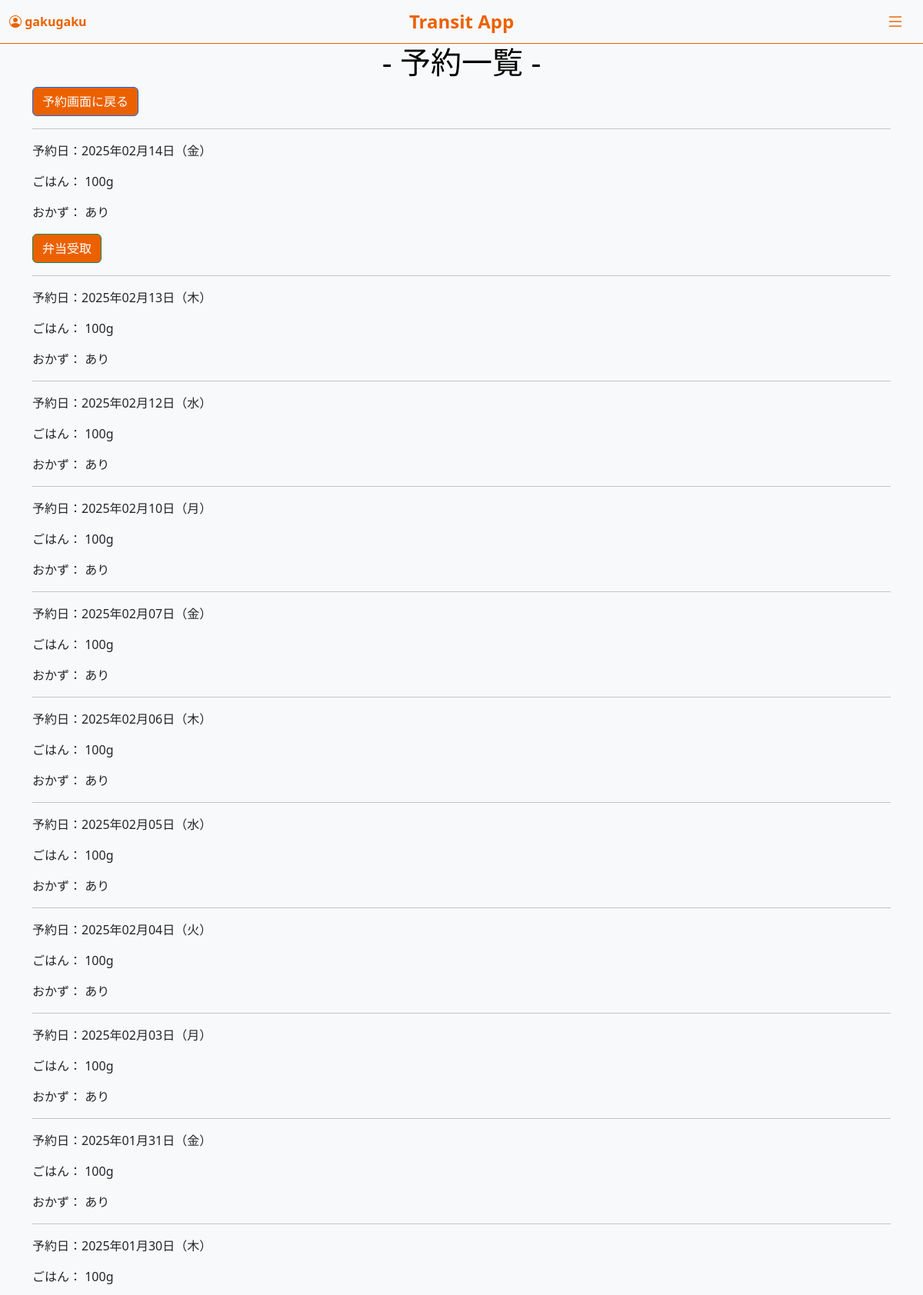
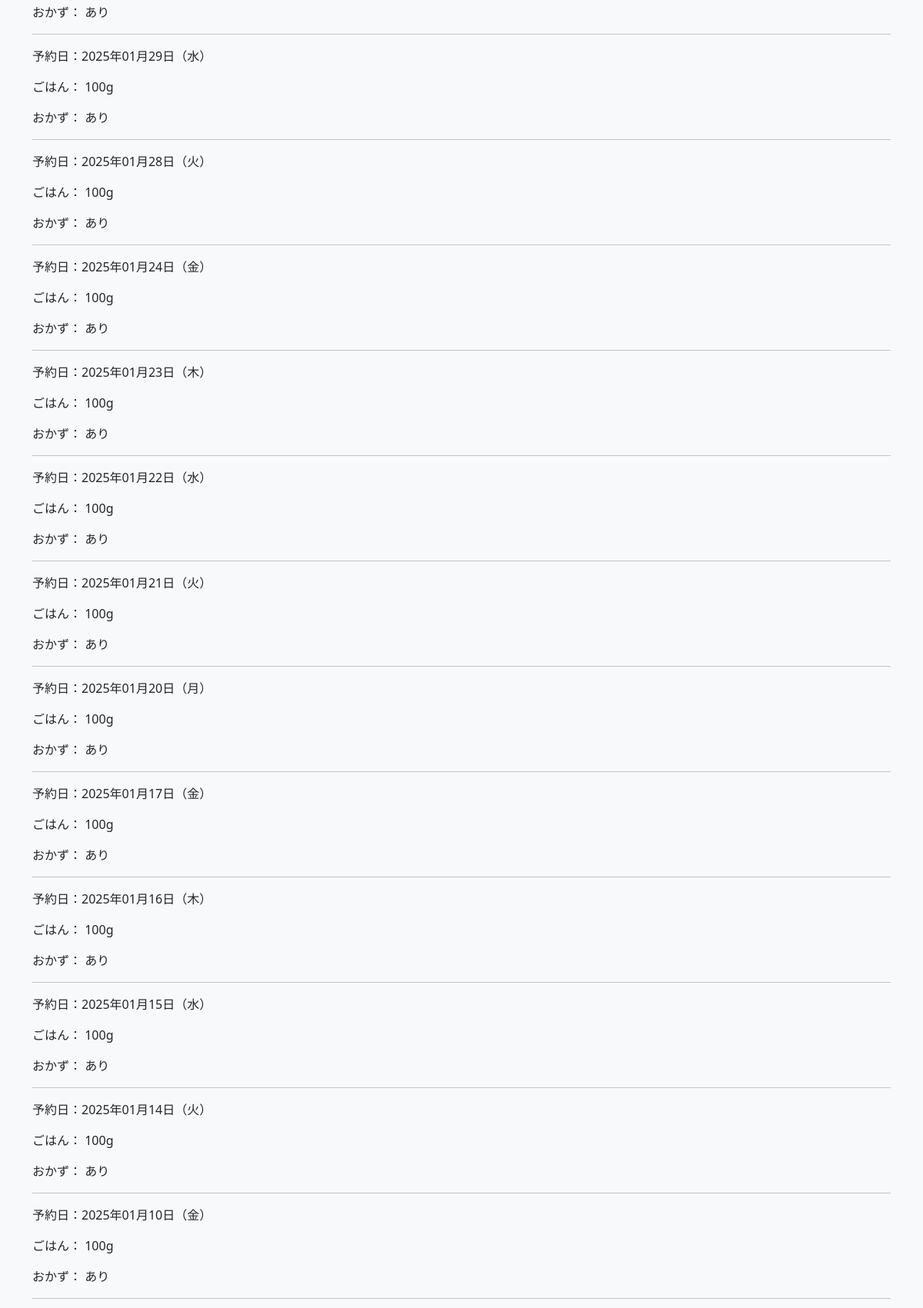
The page /reservation_list/ (signed in, upper part) on the database its author committed (2 pictures, top to bottom).
### accounts/models.py (models this page shows, shortened)
class BentoReservation(models.Model):
    user = models.ForeignKey(User, on_delete=models.CASCADE, related_name='reservations', verbose_name='予約者')
    reservation_date = models.DateField(verbose_name='予約日')
    side_dish = models.BooleanField(default=False, verbose_name='おかず')
    rice = models.BooleanField(default=False, verbose_name='ごはん')
    rice_gram = models.IntegerField(null=True, blank=True, verbose_name='グラム数')
    received = models.BooleanField(default=False)
    memo = models.TextField(blank=True, null=True)
    transfer_user = models.ForeignKey(User, on_delete=models.SET_NULL, null=True, blank=True, related_name='transferred_reservations', verbose_name='振替先')
    original_user = models.ForeignKey(User, on_delete=models.SET_NULL, null=True, blank=True, related_name='original_reservations', verbose_name='振替元')
    created_at = models.DateTimeField(auto_now_add=True, null=True)  # null=True を追加
    @property
    def can_cancel(self):
        cancel_deadline = self.reservation_date - timedelta(days=1)
        cancel_deadline_time = timezone.make_aware(datetime.combine(cancel_deadline, time(15, 0, 0)))
        return timezone.now() < cancel_deadline_time
    class Meta:
        verbose_name = "弁当予約"
        verbose_name_plural = "弁当予約一覧"

### accounts/views.py (the view)
# urls.py: path('reservation_list/', views.reservation_list, name='reservation_list'),
@login_required
def reservation_list(request):
    start_date = request.GET.get('start_date')
    end_date = request.GET.get('end_date')
    today = timezone.localdate()  # 現在の日付を取得
    reservations = BentoReservation.objects.filter(user=request.user)
    if start_date:
        reservations = reservations.filter(reservation_date__gte=start_date)
    if end_date:
        reservations = reservations.filter(reservation_date__lte=end_date)
    reservations = reservations.order_by('-reservation_date')
    return render(request, 'accounts/reservation_list.html', {
        'reservations': reservations,
        'start_date': start_date,
        'end_date': end_date,
        'today': today,  # テンプレートに渡す
    })

### accounts/templates/accounts/reservation_list.html (shortened to what this page needs)
{% extends "accounts/base.html" %}
{% block content %}
<h1 class="text-center">- 予約一覧 -</h1>
<a href="{% url 'bento_reservation' %}" class="btn btn-primary">予約画面に戻る</a>
<div class="reservation-cards">
    {% for reservation in reservations %}
        <hr>
        <p>予約日：{{ reservation.reservation_date|date:"Y年m月d日（D）" }}</p>
        <div class="reservation-content">
            <p>ごはん：{% if reservation.rice %} {{ reservation.rice_gram }}g {% else %}なし{% endif %}</p>
            <p>おかず：{% if reservation.side_dish %} あり {% else %}なし{% endif %}</p>
        </div>
        {% if reservation.reservation_date == today %}
            {% if not reservation.received %}
                <form method="POST" action="{% url 'receive_bento' reservation.id %}">
                    <button type="submit" class="btn btn-success">弁当受取</button>
                </form>
            {% else %}
                <p class="text-success">受け取り済</p>
            {% endif %}
        {% endif %}
    {% endfor %}
</div>
{% endblock %}

### accounts/templates/accounts/base.html (shortened to what this page needs)
<!DOCTYPE html>
<html lang="ja">
<head>
    <link href="https://cdn.jsdelivr.net/npm/bootstrap@5.3.0/dist/css/bootstrap.min.css" rel="stylesheet">
    <link href="https://cdn.jsdelivr.net/npm/bootstrap-icons/font/bootstrap-icons.css" rel="stylesheet">
</head>
<body>
    <nav class="navbar navbar-light">
        <div class="container-fluid">
            {% if user.is_authenticated %}
                <span class="navbar-text">
                    <i class="bi bi-person-circle"></i> <strong>{{ user.username }}</strong>
                </span>
            {% else %}
                <a href="{% url 'login' %}" class="navbar-text">ログイン</a>
            {% endif %}
            <div class="navbar-brand">Transit App</div>
            <button class="navbar-toggler" type="button" data-bs-toggle="offcanvas" data-bs-target="#offcanvasMenu" aria-controls="offcanvasMenu">
                <i class="bi bi-list"></i>
            </button>
        </div>
    </nav>
    <div class="container">
        {% block content %}
        {% endblock content %}
    </div>
</body>
</html>

### accounts/templates/accounts/base.html (style rules this page uses)
body { background-color: #f8f9fa; }
.navbar { background-color: transparent; border-bottom: 1px solid #eb6100; justify-content: center; }
.navbar-text { margin-right: auto; color: #EB6100; font-size: 16px; }
.navbar-brand { color: #EB6100; font-size: 24px; font-weight: bold; position: absolute; left: 50%; transform: translateX(-50%); }
.navbar-toggler { border: none; margin-left: auto; outline: none; box-shadow: none; }
.navbar-toggler i { font-size: 24px; color: #EB6100; }
.text-center { color: #000000; }
.btn { background-color: #EB6100; color: white; }

### rows shown on the page
BentoReservation: reservation_date "2025年02月14日（金）", rice_gram "100", side_dish "あり", received "弁当受取"
BentoReservation: reservation_date "2025年02月13日（木）", rice_gram "100", side_dish "あり"
BentoReservation: reservation_date "2025年02月12日（水）", rice_gram "100", side_dish "あり"
BentoReservation: reservation_date "2025年02月10日（月）", rice_gram "100", side_dish "あり"
BentoReservation: reservation_date "2025年02月07日（金）", rice_gram "100", side_dish "あり"
BentoReservation: reservation_date "2025年02月06日（木）", rice_gram "100", side_dish "あり"
BentoReservation: reservation_date "2025年02月05日（水）", rice_gram "100", side_dish "あり"
BentoReservation: reservation_date "2025年02月04日（火）", rice_gram "100", side_dish "あり"
BentoReservation: reservation_date "2025年02月03日（月）", rice_gram "100", side_dish "あり"
BentoReservation: reservation_date "2025年01月31日（金）", rice_gram "100", side_dish "あり"
BentoReservation: reservation_date "2025年01月30日（木）", rice_gram "100", side_dish "あり"
BentoReservation: reservation_date "2025年01月29日（水）", rice_gram "100", side_dish "あり"
BentoReservation: reservation_date "2025年01月28日（火）", rice_gram "100", side_dish "あり"
BentoReservation: reservation_date "2025年01月24日（金）", rice_gram "100", side_dish "あり"
BentoReservation: reservation_date "2025年01月23日（木）", rice_gram "100", side_dish "あり"
BentoReservation: reservation_date "2025年01月22日（水）", rice_gram "100", side_dish "あり"
BentoReservation: reservation_date "2025年01月21日（火）", rice_gram "100", side_dish "あり"
BentoReservation: reservation_date "2025年01月20日（月）", rice_gram "100", side_dish "あり"
BentoReservation: reservation_date "2025年01月17日（金）", rice_gram "100", side_dish "あり"
BentoReservation: reservation_date "2025年01月16日（木）", rice_gram "100", side_dish "あり"
BentoReservation: reservation_date "2025年01月15日（水）", rice_gram "100", side_dish "あり"
BentoReservation: reservation_date "2025年01月14日（火）", rice_gram "100", side_dish "あり"
BentoReservation: reservation_date "2025年01月10日（金）", rice_gram "100", side_dish "あり"

### other values the page prints
{{ user.username }} "gakugaku"
